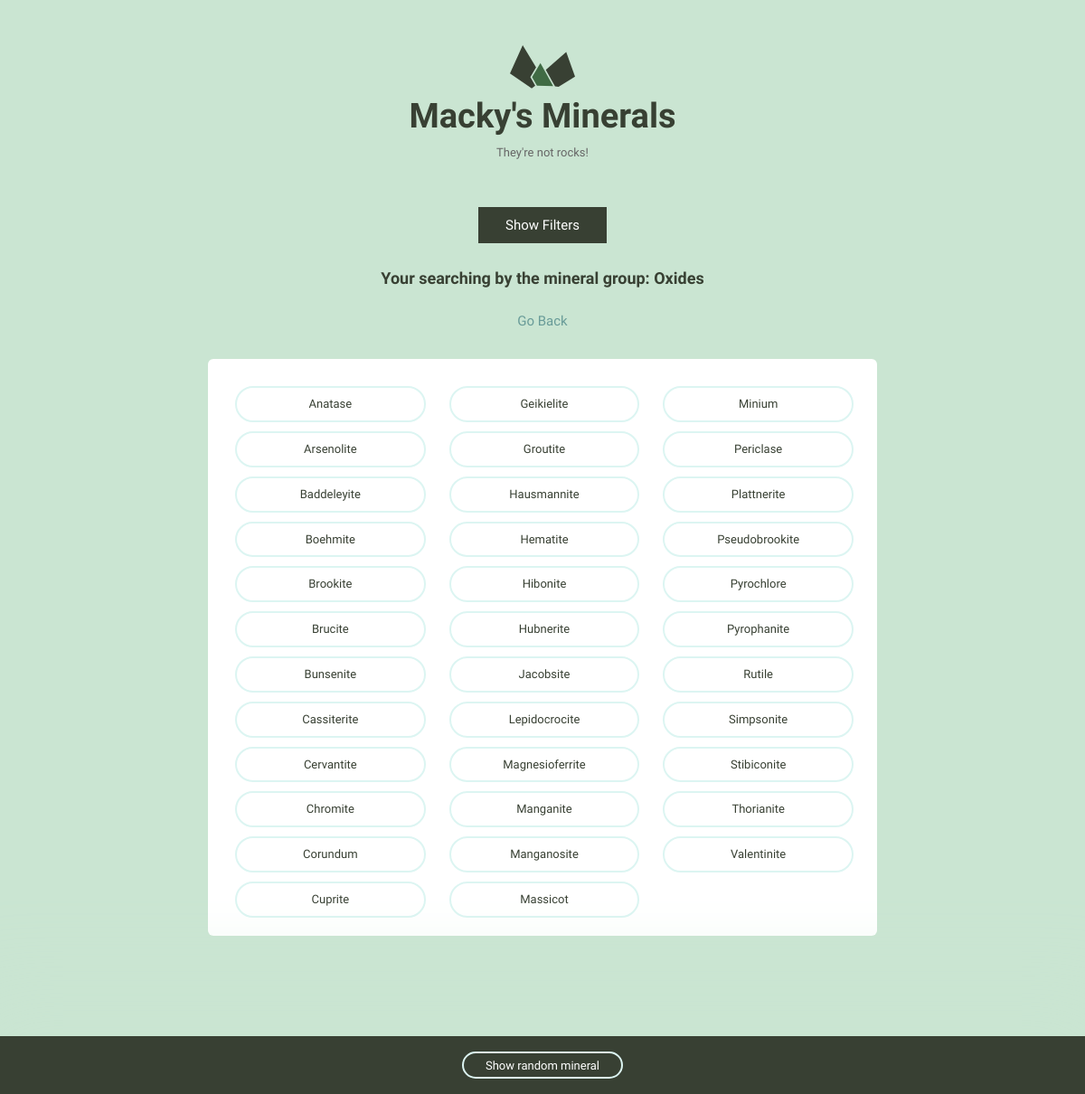
Page /search/group/Oxides/ on the committed database.
### minerals/models.py (models this page shows, shortened)
class Mineral(models.Model):
    name = models.CharField(max_length=255, unique=True)
    image_filename = models.CharField(max_length=535)
    image_caption = models.CharField(max_length=535)
    category = models.CharField(max_length=255)
    formula = models.CharField(max_length=255)
    strunz_classification = models.CharField(max_length=255, default='')
    color = models.CharField(max_length=255, default='')
    crystal_system = models.CharField(max_length=255, default='')
    unit_cell = models.CharField(max_length=535, default='')
    crystal_symmetry = models.CharField(max_length=255, default='')
    cleavage = models.CharField(max_length=255, default='')
    mohs_scale_hardness = models.CharField(max_length=255, default='')
    luster = models.CharField(max_length=255, default='')
    streak = models.CharField(max_length=255, default='')
    diaphaneity = models.CharField(max_length=255, default='')
    optical_properties = models.CharField(max_length=255, default='')
    group = models.CharField(max_length=255, default='')
    refractive_index = models.CharField(max_length=535, default='')
    crystal_habit = models.CharField(max_length=535, default='')
    specific_gravity = models.CharField(max_length=535, default='')
    order = models.IntegerField(default=0)
    class Meta:
        ordering = ['-order', 'name',]

### minerals/views.py (the view)
def search_group(request, group):
    minerals = Mineral.objects.filter(group=group)
    random_mineral_id = get_random_mineral_id()
    title = 'Your searching by the mineral group: ' + group
    return render(request, 'minerals/mineral_list.html', {
        'minerals': minerals,
        'random_mineral_id': random_mineral_id,
        'title': title
    })

### minerals/views.py (called while the page is built)
def get_random_mineral_id():
    minerals = Mineral.objects.all()
    return randint(0, minerals.count())

### minerals/templates/minerals/mineral_list.html (shortened to what this page needs)
{% extends "layout.html" %}
{% block content %}
    <div class="grid-100 text-center">
        <h3>{{ title }}</h3>
        {% if title != 'Mineral List' %}
            <a href="{% url 'minerals:list' %}" class="margin-bottom">Go Back</a>
        {% endif %}
    </div>
    <ul class="minerals__container">
        {% for mineral in minerals %}
            <li class="minerals__item">
                <a class="minerals__anchor" href="{% url 'minerals:detail' pk=mineral.pk %}">{{ mineral.name }}</a>
            </li>
        {% endfor %}
    </ul>
{% endblock %}
{% block random_mineral %}
    <div class="minerals__random">
      <a class="minerals__anchor" href="{% url 'minerals:detail' pk=random_mineral_id %}">Show random mineral</a>
    </div>
{% endblock %}

### assets/css/global.css (style rules this page uses)
html { font-family: sans-serif; -ms-text-size-adjust: 100%; -webkit-text-size-adjust: 100%; }
body { margin: 0; }
a { background-color: transparent; }
html { font-size: 62.5%; }
body { background-color: #CAE5D2; font-size: 1.5em; line-height: 1.6; font-weight: 400; font-family: "Cousine"; color: #666; }
.grid, .grid-5, .grid-10, .grid-15, .grid-20, .grid-25, .grid-30, .grid-33, .grid-35, .grid-40, .grid-45, .grid-50, .grid-55, .grid-60, .grid-65, .grid-66, .grid-70, .grid-75, .grid-80, .grid-90, .grid-95, .grid-100 { float: left; box-sizing: border-box; position: relative; }
.grid-100 { width: 100%; padding: 0 15px; }
h1, h2, h3, h4, h5, h6 { margin-top: 0; margin-bottom: 2rem; font-weight: bold; font-family: "Work Sans", sans-serif; color: #384033; }
h3 { font-size: 1.8rem; }
@media (min-width: 550px) { h3 { font-size: 1.8rem; } }
a { color: #689b98; text-decoration: none; -webkit-transition: color 0.2s; -moz-transition: color 0.2s; -ms-transition: color 0.2s; -o-transition: color 0.2s; transition: color 0.2s; }
ul { list-style: circle inside; padding-left: 0; margin-top: 0; }
li { margin-bottom: 1rem; font-size: 1.3rem; }
table, p, ul { margin-bottom: 2.5rem; }
.minerals__container { background-color: #fff; border-radius: 6px; list-style: none; padding: 30px 30px 20px 30px; -webkit-column-gap: 30px; -moz-column-gap: 30px; column-gap: 30px; }
@media (min-width: 640px) { .minerals__container { -webkit-column-count: 3; -moz-column-count: 3; column-count: 3; } }
.minerals__anchor { border: solid 2px #DCF5F2; border-radius: 100px; color: #384033; display: block; font-size: 13px; text-align: center; padding: 8px 0 7px 0; width: 100%; transition: background-color 200ms ease-in-out, font-weight 200ms ease-in-out, color 200ms ease-in-out; }
.minerals__random { background-color: #384033; box-shadow: 0 0 100px 50px #CAE5D2; color: #fff; padding: 20px 0 20px 0; position: fixed; bottom: 0; text-align: center; width: 100%; }
.minerals__random .minerals__anchor { display: inline; color: #fff; padding: 6px 24px 5px 24px; }
.text-center { text-align: center; }
.margin-bottom { display: inline-block; margin-bottom: 30px; }

### rows in the picture
Mineral: name "Anatase"
Mineral: name "Arsenolite"
Mineral: name "Baddeleyite"
Mineral: name "Boehmite"
Mineral: name "Brookite"
Mineral: name "Brucite"
Mineral: name "Bunsenite"
Mineral: name "Cassiterite"
Mineral: name "Cervantite"
Mineral: name "Chromite"
Mineral: name "Corundum"
Mineral: name "Cuprite"
Mineral: name "Geikielite"
Mineral: name "Groutite"
Mineral: name "Hausmannite"
Mineral: name "Hematite"
Mineral: name "Hibonite"
Mineral: name "Hubnerite"
Mineral: name "Jacobsite"
Mineral: name "Lepidocrocite"
Mineral: name "Magnesioferrite"
Mineral: name "Manganite"
Mineral: name "Manganosite"
Mineral: name "Massicot"
Mineral: name "Minium"
Mineral: name "Periclase"
Mineral: name "Plattnerite"
Mineral: name "Pseudobrookite"
Mineral: name "Pyrochlore"
Mineral: name "Pyrophanite"
Mineral: name "Rutile"
Mineral: name "Simpsonite"
Mineral: name "Stibiconite"
Mineral: name "Thorianite"
Mineral: name "Valentinite"

### other values in the picture
{{ title }} "Your searching by the mineral group: Oxides"
